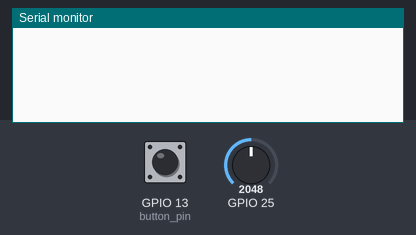
Recording of a sketch running on a simulated ESP32. Shown: the last lines printed to the serial monitor. Inputs (shaded band) come from the test bench; at power-on: GPIO 13 (button_pin) HIGH, GPIO 25 = 2048.

Above: at 1.2 s.
1.3 s: GPIO 13 (button_pin) pulled LOW for 0.15 s
At 1.9 s:
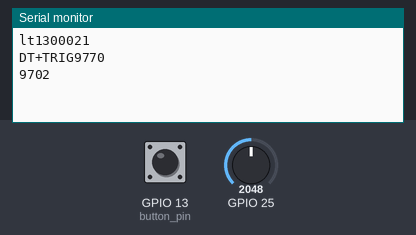
2.9 s: GPIO 13 (button_pin) pulled LOW for 1 s
At 4.4 s:
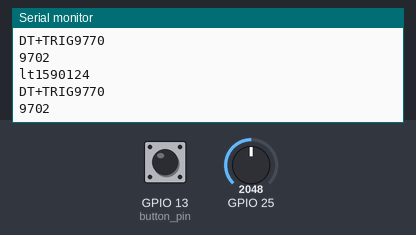

Measured:
- after the input at 1.3 s, the serial monitor: prints a new line at once (image 1)
- after the input at 2.9 s, the serial monitor: prints a new line at once (image 2)

The sketch:

AC_dimming.ino
```cpp
int x,y;
const byte button_pin = 13;

const byte trig = 2;
int f=0;
boolean message = false;
unsigned long cm,pm;

void IRAM_ATTR got_function()
{
//  if (f <= 300)
//  {
  Serial.print("lt");
  Serial.println(micros()-pm);
  cm = micros();
  delayMicroseconds(x);
  digitalWrite(trig,1);
  delayMicroseconds(10);
  digitalWrite(trig,0);
  Serial.print("DT+TRIG");
  Serial.println(micros()-cm);
  pm = micros();
  Serial.println(x);
  //f++;
  //}
}


void setup()
{

    Serial.begin(115200);

    pinMode(trig,OUTPUT);
    digitalWrite(trig,0);
    pinMode(button_pin,INPUT_PULLUP);
    pinMode(A18,INPUT);

    attachInterrupt(button_pin,got_function,FALLING);
}

void loop()
{
  y = analogRead(A18);
  x= map(y,0,4095, 200,19200);

}
```
